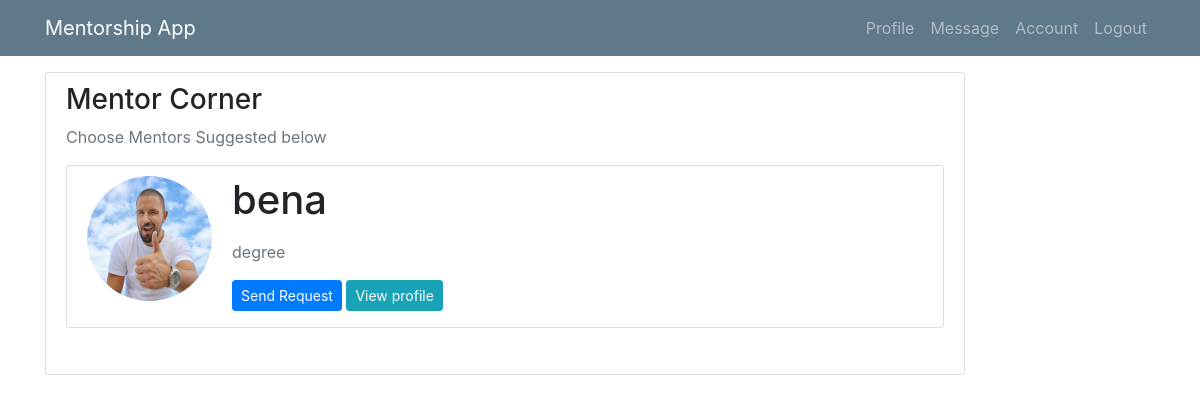
/account/ (signed in), run on the app's committed database.
### mentee/models.py (models this page shows, shortened)
class User(AbstractUser):
    is_mentee = models.BooleanField(default=False)
    is_mentor = models.BooleanField(default=False)

class Profile(models.Model):
    user = models.OneToOneField(User, on_delete=models.CASCADE)
    image = models.ImageField(default='default.jpg', upload_to='profile_pics')
    education = models.CharField(default='degree', max_length=100)
    registration = models.CharField(default='BBIT/2014/62324', max_length=100)

### mentee/views/mentee.py (the view)
# urls.py: path('account/', mentee.AccountList.as_view(), name="account"),
class AccountList(LoginRequiredMixin, UserPassesTestMixin, View):
    def test_func(self):
        return self.request.user.is_mentee
    """
    List all of the Users that we want.
    """
    def get(self, request):
        users = User.objects.all().filter(is_mentor=True)
        context = {
            'users': users,
         }
        return render(request, "menti/account.html", context)

### mentee/templates/menti/account.html (shortened to what this page needs)
{% extends 'menti/base.html' %}
{% block content %}
      <div class="row">
        <div class="col-md-10">
          <div class="content-section">
            <h3>Mentor Corner</h3>
            <p class='text-muted'>Choose Mentors Suggested below
              <ul class="list-group">
               {% for user in users %}
                  <div class="content-section">
      <div class="media">
         <img class="rounded-circle account-img" src="{{ user.profile.image.url }}">
         <div class="media-body">
            <h2 class="account-heading">{{ user.username }}</h2>
              <p class="text-secondary">{{ user.profile.education }}</p>
              <a class="btn btn-primary btn-sm" href="{% url 'send' pk=user.pk %}">Send Request</a>
              <a class="btn btn-info btn-sm" href="{% url 'profile-detail' pk=user.pk %}">View profile</a>
         </div>
      </div>
   </div>
              {% endfor%}
              </ul>
            </p>
          </div>
        </div>
      </div>
{% endblock %}

### mentee/static/mentee/main.css (style rules this page uses)
body { background: #fafafa; color: #333333; margin-top: 5rem; }
h1, h2, h3, h4, h5, h6 { color: #444444; }
ul { margin: 0; }
.content-section { background: #ffffff; padding: 10px 20px; border: 1px solid #dddddd; border-radius: 3px; margin-bottom: 20px; }
.account-img { height: 125px; width: 125px; margin-right: 20px; margin-bottom: 16px; }
.account-heading { font-size: 2.5rem; }

### data on the page
User: profile.image (placeholder picture), username "bena", profile.education "degree"
